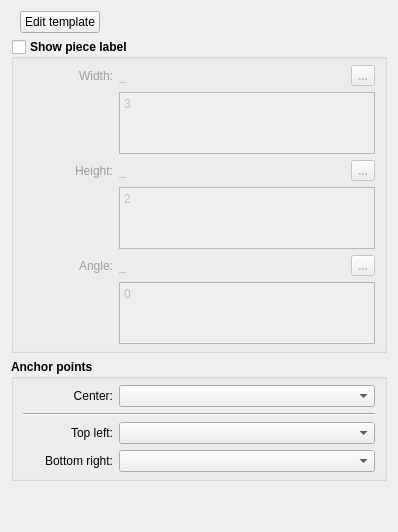
           <widget class="QWidget" name="pieceLabel_Tab">
            <attribute name="icon">
             <iconset resource="../../../../vmisc/share/resources/icon.qrc">
              <normaloff>:/icon/32x32/piece_label.png</normaloff>:/icon/32x32/piece_label.png</iconset>
            </attribute>
            <attribute name="title">
             <string>Piece label</string>
            </attribute>
            <layout class="QVBoxLayout" name="verticalLayout_10">
             <item>
              <layout class="QHBoxLayout" name="horizontalLayout_30">
               <property name="leftMargin">
                <number>9</number>
               </property>
               <item>
                <widget class="QPushButton" name="editPieceLabel_PushButton">
                 <property name="font">
                  <font>
                   <pointsize>9</pointsize>
                  </font>
                 </property>
                 <property name="toolTip">
                  <string>Edit pattern label</string>
                 </property>
                 <property name="text">
                  <string>Edit template</string>
                 </property>
                </widget>
               </item>
               <item>
                <spacer name="horizontalSpacer_5">
                 <property name="orientation">
                  <enum>Qt::Horizontal</enum>
                 </property>
                 <property name="sizeHint" stdset="0">
                  <size>
                   <width>40</width>
                   <height>20</height>
                  </size>
                 </property>
                </spacer>
               </item>
              </layout>
             </item>
             <item>
              <widget class="QGroupBox" name="pieceLabel_GroupBox">
               <property name="enabled">
                <bool>true</bool>
               </property>
               <property name="font">
                <font>
                 <pointsize>9</pointsize>
                 <bold>true</bold>
                </font>
               </property>
               <property name="title">
                <string>Show piece label</string>
               </property>
               <property name="flat">
                <bool>false</bool>
               </property>
               <property name="checkable">
                <bool>true</bool>
               </property>
               <property name="checked">
                <bool>false</bool>
               </property>
               <layout class="QVBoxLayout" name="verticalLayout">
                <property name="topMargin">
                 <number>6</number>
                </property>
                <property name="bottomMargin">
                 <number>6</number>
                </property>
                <item>
                 <layout class="QHBoxLayout" name="horizontalLayout_18">
                  <item alignment="Qt::AlignLeft">
                   <widget class="QLabel" name="labelEditDLWidth">
                    <property name="sizePolicy">
                     <sizepolicy hsizetype="Fixed" vsizetype="Preferred">
                      <horstretch>0</horstretch>
                      <verstretch>0</verstretch>
                     </sizepolicy>
                    </property>
                    <property name="minimumSize">
                     <size>
                      <width>90</width>
                      <height>0</height>
                     </size>
                    </property>
                    <property name="palette">
                     <palette>
                      <active>
                       <colorrole role="WindowText">
                        <brush brushstyle="SolidPattern">
                         <color alpha="255">
                          <red>255</red>
                          <green>0</green>
                          <blue>0</blue>
                         </color>
                        </brush>
                       </colorrole>
                      </active>
                      <inactive>
                       <colorrole role="WindowText">
                        <brush brushstyle="SolidPattern">
                         <color alpha="255">
                          <red>255</red>
                          <green>0</green>
                          <blue>0</blue>
                         </color>
                        </brush>
                       </colorrole>
                      </inactive>
                      <disabled>
                       <colorrole role="WindowText">
                        <brush brushstyle="SolidPattern">
                         <color alpha="255">
                          <red>159</red>
                          <green>158</green>
                          <blue>158</blue>
                         </color>
                        </brush>
                       </colorrole>
                      </disabled>
                     </palette>
                    </property>
                    <property name="font">
                     <font>
                      <pointsize>9</pointsize>
                      <bold>false</bold>
                     </font>
                    </property>
                    <property name="text">
                     <string>Width:</string>
                    </property>
                    <property name="alignment">
                     <set>Qt::AlignRight|Qt::AlignTrailing|Qt::AlignVCenter</set>
                    </property>
                   </widget>
                  </item>
                  <item>
                   <widget class="QLabel" name="labelDLWidth">
                    <property name="sizePolicy">
                     <sizepolicy hsizetype="Fixed" vsizetype="Preferred">
                      <horstretch>0</horstretch>
                      <verstretch>0</verstretch>
                     </sizepolicy>
                    </property>
                    <property name="minimumSize">
                     <size>
                      <width>40</width>
                      <height>0</height>
                     </size>
                    </property>
                    <property name="baseSize">
                     <size>
                      <width>0</width>
                      <height>0</height>
                     </size>
                    </property>
                    <property name="font">
                     <font>
                      <pointsize>9</pointsize>
                      <bold>false</bold>
                     </font>
                    </property>
                    <property name="toolTip">
                     <string>Value</string>
                    </property>
                    <property name="text">
                     <string notr="true">_</string>
                    </property>
                   </widget>
                  </item>
                  <item>
                   <spacer name="horizontalSpacer_9">
                    <property name="orientation">
                     <enum>Qt::Horizontal</enum>
                    </property>
                    <property name="sizeHint" stdset="0">
                     <size>
                      <width>40</width>
                      <height>20</height>
                     </size>
                    </property>
                   </spacer>
                  </item>
                  <item alignment="Qt::AlignRight">
                   <widget class="QToolButton" name="pieceLabelWidth_PushButton">
                    <property name="maximumSize">
                     <size>
                      <width>24</width>
                      <height>24</height>
                     </size>
                    </property>
                    <property name="toolTip">
                     <string>Formula wizard</string>
                    </property>
                    <property name="styleSheet">
                     <string notr="true"/>
                    </property>
                    <property name="text">
                     <string notr="true">...</string>
                    </property>
                    <property name="icon">
                     <iconset resource="../../../../vmisc/share/resources/icon.qrc">
                      <normaloff>:/icon/24x24/fx.png</normaloff>:/icon/24x24/fx.png</iconset>
                    </property>
                    <property name="iconSize">
                     <size>
                      <width>24</width>
                      <height>24</height>
                     </size>
                    </property>
                   </widget>
                  </item>
                 </layout>
                </item>
                <item>
                 <layout class="QFormLayout" name="formLayout_10">
                  <item row="0" column="0">
                   <spacer name="horizontalSpacer_24">
                    <property name="orientation">
                     <enum>Qt::Horizontal</enum>
                    </property>
                    <property name="sizeHint" stdset="0">
                     <size>
                      <width>90</width>
                      <height>20</height>
                     </size>
                    </property>
                   </spacer>
                  </item>
                  <item row="0" column="1">
                   <widget class="ExpandingTextEdit" name="pieceLabelWidthFormula_LineEdit">
                    <property name="sizePolicy">
                     <sizepolicy hsizetype="Expanding" vsizetype="Preferred">
                      <horstretch>0</horstretch>
                      <verstretch>0</verstretch>
                     </sizepolicy>
                    </property>
                    <property name="minimumSize">
                     <size>
                      <width>0</width>
                      <height>62</height>
                     </size>
                    </property>
                    <property name="maximumSize">
                     <size>
                      <width>16777215</width>
                      <height>62</height>
                     </size>
                    </property>
                    <property name="font">
                     <font>
                      <pointsize>9</pointsize>
                      <bold>false</bold>
                     </font>
                    </property>
                    <property name="toolTip">
                     <string>Calculation</string>
                    </property>
                    <property name="tabChangesFocus">
                     <bool>true</bool>
                    </property>
                    <property name="plainText">
                     <string notr="true">3</string>
                    </property>
                   </widget>
                  </item>
                 </layout>
                </item>
                <item>
                 <layout class="QHBoxLayout" name="horizontalLayout_20">
                  <item alignment="Qt::AlignLeft">
                   <widget class="QLabel" name="labelEditDLHeight">
                    <property name="sizePolicy">
                     <sizepolicy hsizetype="Fixed" vsizetype="Preferred">
                      <horstretch>0</horstretch>
                      <verstretch>0</verstretch>
                     </sizepolicy>
                    </property>
                    <property name="minimumSize">
                     <size>
                      <width>90</width>
                      <height>0</height>
                     </size>
                    </property>
                    <property name="palette">
                     <palette>
                      <active>
                       <colorrole role="WindowText">
                        <brush brushstyle="SolidPattern">
                         <color alpha="255">
                          <red>255</red>
                          <green>0</green>
                          <blue>0</blue>
                         </color>
                        </brush>
                       </colorrole>
                      </active>
                      <inactive>
                       <colorrole role="WindowText">
                        <brush brushstyle="SolidPattern">
                         <color alpha="255">
                          <red>255</red>
                          <green>0</green>
                          <blue>0</blue>
                         </color>
                        </brush>
                       </colorrole>
                      </inactive>
                      <disabled>
                       <colorrole role="WindowText">
                        <brush brushstyle="SolidPattern">
                         <color alpha="255">
                          <red>159</red>
                          <green>158</green>
                          <blue>158</blue>
                         </color>
                        </brush>
                       </colorrole>
                      </disabled>
                     </palette>
                    </property>
                    <property name="font">
                     <font>
                      <pointsize>9</pointsize>
                      <bold>false</bold>
                     </font>
                    </property>
                    <property name="text">
                     <string>Height:</string>
                    </property>
                    <property name="alignment">
                     <set>Qt::AlignRight|Qt::AlignTrailing|Qt::AlignVCenter</set>
                    </property>
                   </widget>
                  </item>
                  <item>
                   <widget class="QLabel" name="labelDLHeight">
                    <property name="sizePolicy">
                     <sizepolicy hsizetype="Fixed" vsizetype="Preferred">
                      <horstretch>0</horstretch>
                      <verstretch>0</verstretch>
                     </sizepolicy>
                    </property>
                    <property name="minimumSize">
                     <size>
                      <width>40</width>
                      <height>0</height>
                     </size>
                    </property>
                    <property name="baseSize">
                     <size>
                      <width>0</width>
                      <height>0</height>
                     </size>
                    </property>
                    <property name="font">
                     <font>
                      <pointsize>9</pointsize>
                      <bold>false</bold>
                     </font>
                    </property>
                    <property name="toolTip">
                     <string>Value</string>
                    </property>
                    <property name="text">
                     <string notr="true">_</string>
                    </property>
                   </widget>
                  </item>
                  <item>
                   <spacer name="horizontalSpacer_10">
                    <property name="orientation">
                     <enum>Qt::Horizontal</enum>
                    </property>
                    <property name="sizeHint" stdset="0">
                     <size>
                      <width>40</width>
                      <height>20</height>
                     </size>
                    </property>
                   </spacer>
                  </item>
                  <item alignment="Qt::AlignRight">
                   <widget class="QToolButton" name="pieceLabelHeght_PushButton">
                    <property name="maximumSize">
                     <size>
                      <width>24</width>
                      <height>24</height>
                     </size>
                    </property>
                    <property name="toolTip">
                     <string>Formula wizard</string>
                    </property>
                    <property name="text">
                     <string notr="true">...</string>
                    </property>
                    <property name="icon">
                     <iconset resource="../../../../vmisc/share/resources/icon.qrc">
                      <normaloff>:/icon/24x24/fx.png</normaloff>:/icon/24x24/fx.png</iconset>
                    </property>
                    <property name="iconSize">
                     <size>
                      <width>24</width>
                      <height>24</height>
                     </size>
                    </property>
                   </widget>
                  </item>
                 </layout>
                </item>
                <item>
                 <layout class="QFormLayout" name="formLayout_11">
                  <item row="0" column="0">
                   <spacer name="horizontalSpacer_25">
                    <property name="orientation">
                     <enum>Qt::Horizontal</enum>
                    </property>
                    <property name="sizeHint" stdset="0">
                     <size>
                      <width>90</width>
                      <height>20</height>
                     </size>
                    </property>
                   </spacer>
                  </item>
                  <item row="0" column="1">
                   <widget class="ExpandingTextEdit" name="pieceLabelHeightFormula_LineEdit">
                    <property name="sizePolicy">
                     <sizepolicy hsizetype="Expanding" vsizetype="Preferred">
                      <horstretch>0</horstretch>
                      <verstretch>0</verstretch>
                     </sizepolicy>
                    </property>
                    <property name="minimumSize">
                     <size>
                      <width>0</width>
                      <height>62</height>
                     </size>
                    </property>
                    <property name="maximumSize">
                     <size>
                      <width>16777215</width>
                      <height>62</height>
                     </size>
                    </property>
                    <property name="font">
                     <font>
                      <pointsize>9</pointsize>
                      <bold>false</bold>
                     </font>
                    </property>
                    <property name="toolTip">
                     <string>Calculation</string>
                    </property>
                    <property name="tabChangesFocus">
                     <bool>true</bool>
                    </property>
                    <property name="plainText">
                     <string notr="true">2</string>
                    </property>
                   </widget>
                  </item>
                 </layout>
                </item>
                <item>
                 <layout class="QHBoxLayout" name="horizontalLayout_22">
                  <item alignment="Qt::AlignLeft">
                   <widget class="QLabel" name="labelEditDLAngle">
                    <property name="sizePolicy">
                     <sizepolicy hsizetype="Fixed" vsizetype="Preferred">
                      <horstretch>0</horstretch>
                      <verstretch>0</verstretch>
                     </sizepolicy>
                    </property>
                    <property name="minimumSize">
                     <size>
                      <width>90</width>
                      <height>0</height>
                     </size>
                    </property>
                    <property name="palette">
                     <palette>
                      <active>
                       <colorrole role="WindowText">
                        <brush brushstyle="SolidPattern">
                         <color alpha="255">
                          <red>255</red>
                          <green>0</green>
                          <blue>0</blue>
                         </color>
                        </brush>
                       </colorrole>
                      </active>
                      <inactive>
                       <colorrole role="WindowText">
                        <brush brushstyle="SolidPattern">
                         <color alpha="255">
                          <red>255</red>
                          <green>0</green>
                          <blue>0</blue>
                         </color>
                        </brush>
                       </colorrole>
                      </inactive>
                      <disabled>
                       <colorrole role="WindowText">
                        <brush brushstyle="SolidPattern">
                         <color alpha="255">
                          <red>159</red>
                          <green>158</green>
                          <blue>158</blue>
                         </color>
                        </brush>
                       </colorrole>
                      </disabled>
                     </palette>
                    </property>
                    <property name="font">
                     <font>
                      <pointsize>9</pointsize>
                      <bold>false</bold>
                     </font>
                    </property>
                    <property name="text">
                     <string>Angle:</string>
                    </property>
                    <property name="alignment">
                     <set>Qt::AlignRight|Qt::AlignTrailing|Qt::AlignVCenter</set>
                    </property>
                   </widget>
                  </item>
                  <item>
                   <widget class="QLabel" name="labelDLAngle">
                    <property name="sizePolicy">
                     <sizepolicy hsizetype="Fixed" vsizetype="Preferred">
                      <horstretch>0</horstretch>
                      <verstretch>0</verstretch>
                     </sizepolicy>
                    </property>
                    <property name="minimumSize">
                     <size>
                      <width>40</width>
                      <height>0</height>
                     </size>
                    </property>
                    <property name="baseSize">
                     <size>
                      <width>0</width>
                      <height>0</height>
                     </size>
                    </property>
                    <property name="font">
                     <font>
                      <pointsize>9</pointsize>
                      <bold>false</bold>
                     </font>
                    </property>
                    <property name="toolTip">
                     <string>Value</string>
                    </property>
                    <property name="text">
                     <string notr="true">_</string>
                    </property>
                   </widget>
                  </item>
                  <item>
                   <spacer name="horizontalSpacer_11">
                    <property name="orientation">
                     <enum>Qt::Horizontal</enum>
                    </property>
                    <property name="sizeHint" stdset="0">
                     <size>
                      <width>40</width>
                      <height>20</height>
                     </size>
                    </property>
                   </spacer>
                  </item>
                  <item>
                   <widget class="QToolButton" name="pieceLabelAngle_PushButton">
                    <property name="maximumSize">
                     <size>
                      <width>24</width>
                      <height>24</height>
                     </size>
                    </property>
                    <property name="toolTip">
                     <string>Formula wizard</string>
                    </property>
                    <property name="text">
                     <string notr="true">...</string>
                    </property>
                    <property name="icon">
                     <iconset resource="../../../../vmisc/share/resources/icon.qrc">
                      <normaloff>:/icon/24x24/fx.png</normaloff>:/icon/24x24/fx.png</iconset>
                    </property>
                    <property name="iconSize">
                     <size>
                      <width>24</width>
                      <height>24</height>
                     </size>
                    </property>
                   </widget>
                  </item>
                 </layout>
                </item>
                <item>
                 <layout class="QFormLayout" name="formLayout_12">
                  <item row="0" column="0">
                   <spacer name="horizontalSpacer_26">
                    <property name="orientation">
                     <enum>Qt::Horizontal</enum>
                    </property>
                    <property name="sizeHint" stdset="0">
                     <size>
                      <width>90</width>
                      <height>20</height>
                     </size>
                    </property>
                   </spacer>
                  </item>
                  <item row="0" column="1">
                   <widget class="ExpandingTextEdit" name="pieceLabelAngleFormula_LineEdit">
                    <property name="sizePolicy">
                     <sizepolicy hsizetype="Expanding" vsizetype="Preferred">
                      <horstretch>0</horstretch>
                      <verstretch>0</verstretch>
                     </sizepolicy>
                    </property>
                    <property name="minimumSize">
                     <size>
                      <width>0</width>
                      <height>62</height>
                     </size>
                    </property>
                    <property name="maximumSize">
                     <size>
                      <width>16777215</width>
                      <height>62</height>
                     </size>
                    </property>
                    <property name="font">
                     <font>
                      <pointsize>9</pointsize>
                      <bold>false</bold>
                     </font>
                    </property>
                    <property name="toolTip">
                     <string>Calculation</string>
                    </property>
                    <property name="tabChangesFocus">
                     <bool>true</bool>
                    </property>
                    <property name="plainText">
                     <string notr="true">0</string>
                    </property>
                   </widget>
                  </item>
                 </layout>
                </item>
               </layout>
              </widget>
             </item>
             <item>
              <widget class="QGroupBox" name="groupBox_2">
               <property name="minimumSize">
                <size>
                 <width>0</width>
                 <height>0</height>
                </size>
               </property>
               <property name="font">
                <font>
                 <pointsize>9</pointsize>
                 <bold>true</bold>
                </font>
               </property>
               <property name="title">
                <string>Anchor points</string>
               </property>
               <layout class="QVBoxLayout" name="verticalLayout_16">
                <property name="topMargin">
                 <number>6</number>
                </property>
                <property name="bottomMargin">
                 <number>6</number>
                </property>
                <item>
                 <layout class="QGridLayout" name="gridLayout_4" columnminimumwidth="90,100">
                  <item row="0" column="0">
                   <widget class="QLabel" name="labelDLCenter">
                    <property name="minimumSize">
                     <size>
                      <width>90</width>
                      <height>0</height>
                     </size>
                    </property>
                    <property name="font">
                     <font>
                      <pointsize>9</pointsize>
                      <bold>false</bold>
                     </font>
                    </property>
                    <property name="text">
                     <string>Center:</string>
                    </property>
                    <property name="alignment">
                     <set>Qt::AlignRight|Qt::AlignTrailing|Qt::AlignVCenter</set>
                    </property>
                   </widget>
                  </item>
                  <item row="0" column="1">
                   <widget class="QComboBox" name="pieceLabelCenterAnchor_ComboBox">
                    <property name="sizePolicy">
                     <sizepolicy hsizetype="Expanding" vsizetype="Fixed">
                      <horstretch>0</horstretch>
                      <verstretch>0</verstretch>
                     </sizepolicy>
                    </property>
                    <property name="minimumSize">
                     <size>
                      <width>100</width>
                      <height>0</height>
                     </size>
                    </property>
                    <property name="font">
                     <font>
                      <pointsize>9</pointsize>
                      <bold>false</bold>
                     </font>
                    </property>
                   </widget>
                  </item>
                  <item row="2" column="1">
                   <widget class="QComboBox" name="pieceLabelTopLeftAnchor_ComboBox">
                    <property name="sizePolicy">
                     <sizepolicy hsizetype="Expanding" vsizetype="Fixed">
                      <horstretch>0</horstretch>
                      <verstretch>0</verstretch>
                     </sizepolicy>
                    </property>
                    <property name="minimumSize">
                     <size>
                      <width>100</width>
                      <height>0</height>
                     </size>
                    </property>
                    <property name="font">
                     <font>
                      <pointsize>9</pointsize>
                      <bold>false</bold>
                     </font>
                    </property>
                   </widget>
                  </item>
                  <item row="2" column="0">
                   <widget class="QLabel" name="labelDLTopLeftAnchor">
                    <property name="minimumSize">
                     <size>
                      <width>90</width>
                      <height>0</height>
                     </size>
                    </property>
                    <property name="font">
                     <font>
                      <pointsize>9</pointsize>
                      <bold>false</bold>
                     </font>
                    </property>
                    <property name="text">
                     <string>Top left:</string>
                    </property>
                    <property name="alignment">
                     <set>Qt::AlignRight|Qt::AlignTrailing|Qt::AlignVCenter</set>
                    </property>
                   </widget>
                  </item>
                  <item row="3" column="1">
                   <widget class="QComboBox" name="pieceLabelBottomRightAnchor_ComboBox">
                    <property name="sizePolicy">
                     <sizepolicy hsizetype="Expanding" vsizetype="Fixed">
                      <horstretch>0</horstretch>
                      <verstretch>0</verstretch>
                     </sizepolicy>
                    </property>
                    <property name="minimumSize">
                     <size>
                      <width>100</width>
                      <height>0</height>
                     </size>
                    </property>
                    <property name="font">
                     <font>
                      <pointsize>9</pointsize>
                      <bold>false</bold>
                     </font>
                    </property>
                   </widget>
                  </item>
                  <item row="3" column="0">
                   <widget class="QLabel" name="labelDLBottomRightAnchor">
                    <property name="minimumSize">
                     <size>
                      <width>90</width>
                      <height>0</height>
                     </size>
                    </property>
                    <property name="font">
                     <font>
                      <pointsize>9</pointsize>
                      <bold>false</bold>
                     </font>
                    </property>
                    <property name="text">
                     <string>Bottom right:</string>
                    </property>
                    <property name="alignment">
                     <set>Qt::AlignRight|Qt::AlignTrailing|Qt::AlignVCenter</set>
                    </property>
                   </widget>
                  </item>
                  <item row="1" column="0" colspan="2">
                   <widget class="Line" name="line">
                    <property name="orientation">
                     <enum>Qt::Horizontal</enum>
                    </property>
                   </widget>
                  </item>
                 </layout>
                </item>
               </layout>
              </widget>
             </item>
             <item>
              <spacer name="verticalSpacer_11">
               <property name="orientation">
                <enum>Qt::Vertical</enum>
               </property>
               <property name="sizeHint" stdset="0">
                <size>
                 <width>20</width>
                 <height>40</height>
                </size>
               </property>
              </spacer>
             </item>
            </layout>
           </widget>
